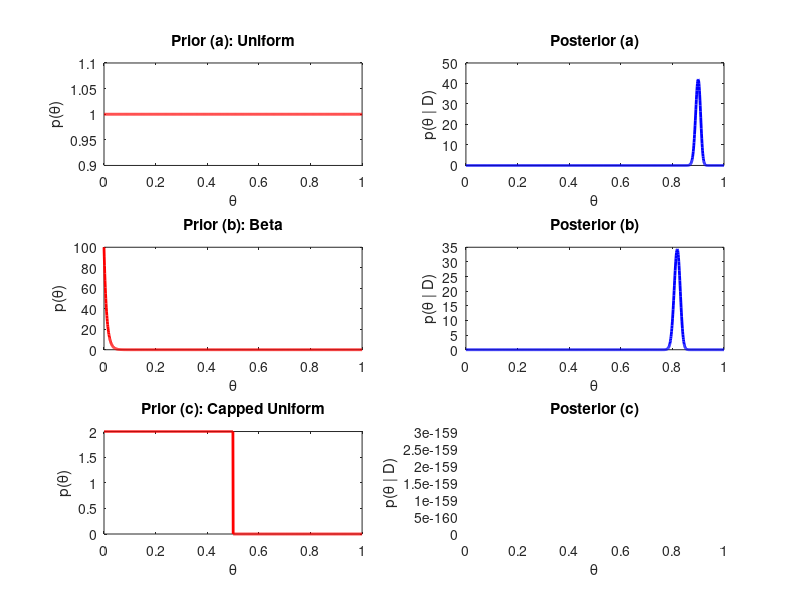

The MATLAB script that drew this image:
% Define the number of trials and successes
n = 1000; % Total number of trials
x = 900;  % Number of successes
theta = linspace(0, 1, 1000); % Range of theta values (from 0 to 1)

%% (a) Uniform prior: Beta(1, 1)
alpha_a = 1;
beta_a = 1;

% Prior distribution
prior_a = betapdf(theta, alpha_a, beta_a);

% Posterior distribution
posterior_a = betapdf(theta, alpha_a + x, beta_a + n - x);

% Posterior mean (Beta distribution mean: alpha / (alpha + beta))
posterior_mean_a = (alpha_a + x) / (alpha_a + beta_a + n);

%% (b) Prior with extreme bias towards small theta: Beta(1, 100)
alpha_b = 1;
beta_b = 100;

% Prior distribution
prior_b = betapdf(theta, alpha_b, beta_b);

% Posterior distribution
posterior_b = betapdf(theta, alpha_b + x, beta_b + n - x);

% Posterior mean
posterior_mean_b = (alpha_b + x) / (alpha_b + beta_b + n);

%% (c) Custom prior with no support for theta > 1/2
% Define the custom prior
prior_c = 2 * (theta < 0.5); % Prior is 2 for theta < 0.5, 0 otherwise

% Posterior (only update for theta < 0.5, so beta function only applies there)
posterior_c = zeros(size(theta));
posterior_c(theta < 0.5) = betapdf(theta(theta < 0.5), x + 1, n - x + 1);

% Posterior mean (for theta < 0.5 only)
posterior_mean_c = trapz(theta(theta < 0.5), theta(theta < 0.5) .* posterior_c(theta < 0.5)) / ...
                   trapz(theta(theta < 0.5), posterior_c(theta < 0.5));

%% Plotting

% Plot (a) Uniform prior and posterior
figure;
subplot(3,2,1);
plot(theta, prior_a, 'r', 'LineWidth', 2);
title('Prior (a): Uniform');
xlabel('\theta');
ylabel('p(\theta)');

subplot(3,2,2);
plot(theta, posterior_a, 'b', 'LineWidth', 2);
title('Posterior (a)');
xlabel('\theta');
ylabel('p(\theta | D)');

% Plot (b) Prior with extreme bias toward small theta
subplot(3,2,3);
plot(theta, prior_b, 'r', 'LineWidth', 2);
title('Prior (b): Beta');
xlabel('\theta');
ylabel('p(\theta)');

subplot(3,2,4);
plot(theta, posterior_b, 'b', 'LineWidth', 2);
title('Posterior (b)');
xlabel('\theta');
ylabel('p(\theta | D)');

% Plot (c) Custom prior and posterior
subplot(3,2,5);
plot(theta, prior_c, 'r', 'LineWidth', 2);
title('Prior (c): Capped Uniform');
xlabel('\theta');
ylabel('p(\theta)');

subplot(3,2,6);
plot(theta, posterior_c, 'b', 'LineWidth', 2);
title('Posterior (c)');
xlabel('\theta');
ylabel('p(\theta | D)');

